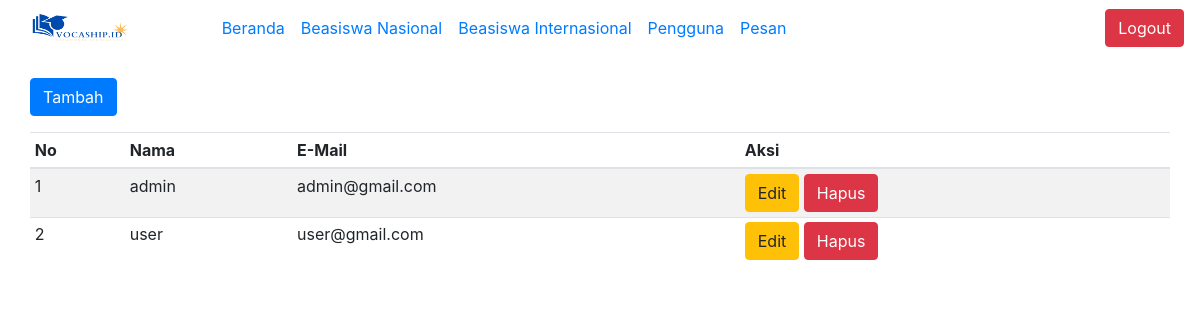
The app's page /index.php/user with its own data.
### tables this page shows
CREATE TABLE `user` (
  `id` int(11) NOT NULL,
  `username` varchar(255) NOT NULL,
  `password` varchar(255) NOT NULL,
  `nama` varchar(255) NOT NULL
);

### application/controllers/User.php (called while the page is built, shortened)
<?php
class User extends CI_Controller
{
    public function __construct()
    {
        $this->load->model('user_model');
        $this->load->helper('url_helper');
        $this->load->helper('form');
        $this->load->library('form_validation');
    }
    public function index()
    {
        $data['user'] = $this->user_model->tampil_data()->result();
        $this->load->view('user/user_list_v', $data);
    }
}

### index.php (called while the page is built, shortened)
<?php
require_once BASEPATH.'core/CodeIgniter.php';

### application/models/User_model.php (called while the page is built, shortened)
<?php
class User_model extends CI_Model
{
    public function tampil_data()
    {
        return $this->db->get('user');
    }
}

### application/views/user/user_list_v.php (the view, shortened to what this page needs)
    <div class="container">
        <div class="row mt-3">
            <div>
            <h2>Daftar Pengguna</h2>
            </div>
            <div class="table-responsive">
                   <div class="table-responsive">
                        <div class="mt-3">
            <a href="<?= base_url("User/tambah/") ?>" class="btn btn-primary">Tambah</a>
  </div>
</div>
</div>
<br>
                <table class="table table-striped table-sm mt-3">
                    <thead>
                        <tr>
                            <th>No</th>
                            <th>Nama</th>
                            <th>E-Mail</th>
                            <th>Aksi</th>
                        </tr>
                    </thead>
                    <tbody>
                        <?php $no = 1;
                        foreach ($user as $baris) {
                            ?>
                            <tr>
                                <td><?php echo $no++ ?></td>
                                <td><?php echo $baris->nama ?></td>
                                <td><?php echo $baris->username ?></td>
                                <td>
                                    <a href="<?= base_url('user/edit/') . $baris->id ?>" class="btn btn-warning">Edit</a>
                                    <a href="<?= base_url('user/hapus/') . $baris->id ?>" class="btn btn-danger">Hapus</a>
                                </td>
                            </tr>
                        <?php } ?>
                    </tbody>
                </table>
            </div>
        </div>

### records on screen
user: nama "admin", username "admin@gmail.com"
user: nama "user", username "user@gmail.com"
